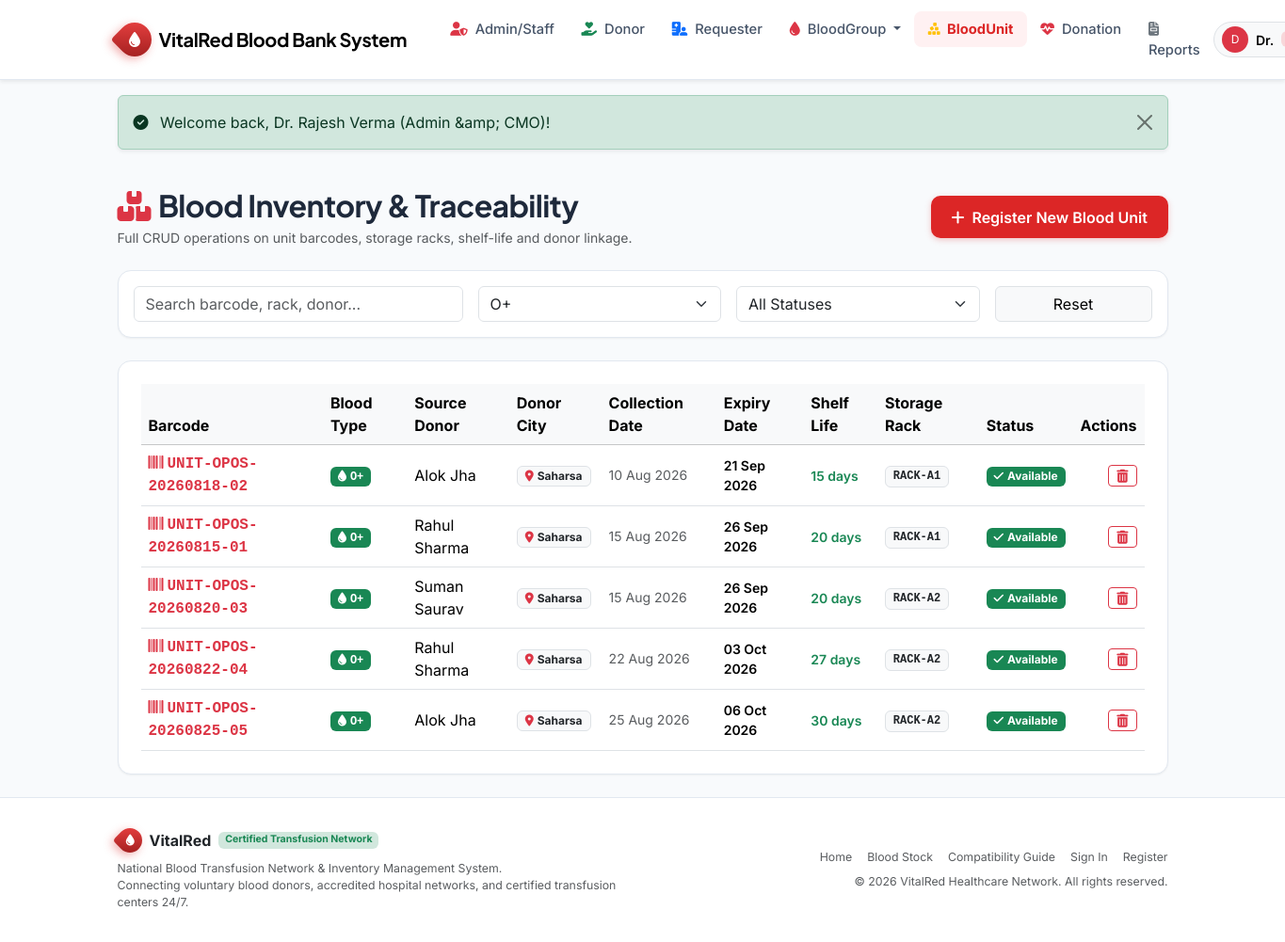
/admin/stock.php?group=7 (signed in), run on the app's committed database.
### tables this page shows
CREATE TABLE blood_units (
    unit_id INT AUTO_INCREMENT PRIMARY KEY,
    unit_barcode VARCHAR(40) NOT NULL UNIQUE,
    donation_id INT NOT NULL,
    blood_group_id INT NOT NULL,
    collection_date DATE NOT NULL,
    expiry_date DATE NOT NULL,
    storage_rack VARCHAR(20) NOT NULL DEFAULT 'RACK-A1',
    status ENUM('available', 'reserved', 'issued', 'expired', 'discarded') NOT NULL DEFAULT 'available',
    issued_request_id INT NULL,
    created_at TIMESTAMP DEFAULT CURRENT_TIMESTAMP,
    CONSTRAINT fk_unit_donation FOREIGN KEY (donation_id) 
        REFERENCES donations (donation_id) ON DELETE RESTRICT ON UPDATE CASCADE,
    CONSTRAINT fk_unit_blood_group FOREIGN KEY (blood_group_id) 
        REFERENCES blood_groups (blood_group_id) ON DELETE RESTRICT ON UPDATE CASCADE,
    CONSTRAINT fk_unit_request FOREIGN KEY (issued_request_id) 
        REFERENCES blood_requests (request_id) ON DELETE SET NULL ON UPDATE CASCADE,
    INDEX idx_unit_status (status),
    INDEX idx_unit_expiry (expiry_date)
);

CREATE TABLE blood_groups (
    blood_group_id INT AUTO_INCREMENT PRIMARY KEY,
    group_name VARCHAR(5) NOT NULL UNIQUE,       
    rh_factor ENUM('Positive', 'Negative') NOT NULL,
    critical_threshold INT NOT NULL DEFAULT 5,   
    description VARCHAR(255) NULL
);

CREATE TABLE donors (
    donor_id INT AUTO_INCREMENT PRIMARY KEY,
    user_id INT NULL UNIQUE,                      
    first_name VARCHAR(60) NOT NULL,
    last_name VARCHAR(60) NOT NULL,
    dob DATE NOT NULL,
    gender ENUM('Male', 'Female', 'Other') NOT NULL,
    blood_group_id INT NOT NULL,
    address_street VARCHAR(180) NOT NULL,
    city VARCHAR(80) NOT NULL,
    state VARCHAR(80) NOT NULL DEFAULT 'Delhi NCR',
    pincode VARCHAR(15) NOT NULL,
    emergency_contact VARCHAR(25) NOT NULL,
    last_donation_date DATE NULL,
    created_at TIMESTAMP DEFAULT CURRENT_TIMESTAMP,
    CONSTRAINT fk_donor_user FOREIGN KEY (user_id) 
        REFERENCES users (user_id) ON DELETE SET NULL ON UPDATE CASCADE,
    CONSTRAINT fk_donor_blood_group FOREIGN KEY (blood_group_id) 
        REFERENCES blood_groups (blood_group_id) ON DELETE RESTRICT ON UPDATE CASCADE,
    INDEX idx_donor_blood_group (blood_group_id),
    INDEX idx_donor_city (city)
);

### config/db.php (called while the page is built, shortened)
<?php
try {
    $dsn = "mysql:host=" . DB_HOST . ";port=" . DB_PORT . ";dbname=" . DB_NAME . ";charset=" . DB_CHARSET;
    $options = [
        PDO::ATTR_ERRMODE            => PDO::ERRMODE_EXCEPTION,
        PDO::ATTR_DEFAULT_FETCH_MODE => PDO::FETCH_ASSOC,
        PDO::ATTR_EMULATE_PREPARES   => false,
    ];
    $pdo = new PDO($dsn, DB_USER, DB_PASS, $options);
} catch (PDOException $e) {
    die("<div style='font-family:sans-serif;padding:30px;background:#fee2e2;color:#991b1b;border-radius:8px;max-width:600px;margin:50px auto;border:1px solid #f87171;'>
        <h2>Database Connection Error</h2>
        <p>Could not connect to MySQL database <strong>" . htmlspecialchars(DB_NAME) . "</strong> on <strong>" . htmlspecialchars(DB_HOST) . "</strong>.</p>
        <p><em>" . htmlspecialchars($e->getMessage()) . "</em></p>
        <hr style='border:0;border-top:1px solid #fca5a5;'>
        <p>If running locally, make sure MySQL is running in XAMPP. If on Render, please configure the database environment variables in your Render dashboard.</p>
    </div>");
}
function get_all_blood_groups($pdo_conn = null) {
    global $pdo;
    $conn = $pdo_conn ?: $pdo;
    $default_groups = [
        ['blood_group_id' => 1, 'group_name' => 'A+',  'rh_factor' => 'Positive', 'critical_threshold' => 6],
        ['blood_group_id' => 2, 'group_name' => 'A-',  'rh_factor' => 'Negative', 'critical_threshold' => 3],
        ['blood_group_id' => 3, 'group_name' => 'B+',  'rh_factor' => 'Positive', 'critical_threshold' => 6],
        ['blood_group_id' => 4, 'group_name' => 'B-',  'rh_factor' => 'Negative', 'critical_threshold' => 3],
        ['blood_group_id' => 5, 'group_name' => 'AB+', 'rh_factor' => 'Positive', 'critical_threshold' => 4],
        ['blood_group_id' => 6, 'group_name' => 'AB-', 'rh_factor' => 'Negative', 'critical_threshold' => 2],
        ['blood_group_id' => 7, 'group_name' => 'O+',  'rh_factor' => 'Positive', 'critical_threshold' => 8],
        ['blood_group_id' => 8, 'group_name' => 'O-',  'rh_factor' => 'Negative', 'critical_threshold' => 4],
    ];
    try {
        $groups = $conn->query("SELECT * FROM blood_groups ORDER BY blood_group_id ASC")->fetchAll();
        if (!empty($groups)) {
            return $groups;
        }
        return $default_groups;
    } catch (Exception $e) {
        return $default_groups;
    }
}

### admin/stock.php (the view, shortened to what this page needs)
<?php
require_once __DIR__ . '/../config/db.php';
require_once __DIR__ . '/../includes/auth_helper.php';
$blood_groups = get_all_blood_groups($pdo);
$filter_group = intval($_GET['group'] ?? 0);
$query = "SELECT bu.*, bg.group_name, bg.rh_factor, d.first_name, d.last_name, d.city, dn.donation_date
          FROM blood_units bu
          JOIN blood_groups bg ON bu.blood_group_id = bg.blood_group_id
          JOIN donations dn ON bu.donation_id = dn.donation_id
          JOIN donors d ON dn.donor_id = d.donor_id
          WHERE 1=1";
$params = [];
if ($filter_group > 0) {
    $query .= " AND bu.blood_group_id = ?";
    $params[] = $filter_group;
}
$query .= " ORDER BY bu.expiry_date ASC";
$stmt = $pdo->prepare($query);
$stmt->execute($params);
$units = $stmt->fetchAll();
$blood_groups = $pdo->query("SELECT * FROM blood_groups ORDER BY group_name ASC")->fetchAll();
require_once __DIR__ . '/../includes/header.php';
?>
<div class="container py-4">
    <div class="d-flex flex-wrap justify-content-between align-items-center mb-4 gap-3">
        <div>
            <h2 class="fw-bold mb-1"><i class="fa-solid fa-boxes-stacked text-danger me-2"></i>Blood Inventory &amp; Traceability</h2>
            <p class="text-muted small mb-0">Full CRUD operations on unit barcodes, storage racks, shelf-life and donor linkage.</p>
        </div>
        <button class="btn btn-vitalred" data-bs-toggle="modal" data-bs-target="#addUnitModal">
            <i class="fa-solid fa-plus me-1"></i> Register New Blood Unit
        </button>
    </div>
    <div class="vr-card p-3 mb-4">
        <form method="GET" class="row g-3 align-items-center">
            <div class="col-md-4">
                <input type="text" id="tableSearchInput" class="form-control" placeholder="Search barcode, rack, donor...">
            </div>
            <div class="col-md-3">
                <select name="group" class="form-select" onchange="this.form.submit()">
                    <?php foreach ($blood_groups as $bg): ?>
                        <option value="<?= $bg['blood_group_id'] ?>" <?= $filter_group == $bg['blood_group_id'] ? 'selected' : '' ?>>
                            <?= e($bg['group_name']) ?>
                        </option>
                    <?php endforeach; ?>
                </select>
            </div>
            <div class="col-md-3">
                <select name="status" class="form-select" onchange="this.form.submit()">
                    <option value="">All Statuses</option>
                </select>
            </div>
            <div class="col-md-2 text-end">
                <a href="<?= BASE_URL ?>admin/stock.php" class="btn btn-light border w-100">Reset</a>
            </div>
        </form>
    </div>
    <div class="vr-card p-4">
        <div class="table-responsive">
            <table class="table table-hover align-middle mb-0" id="stockTable">
                <thead class="table-light">
                    <tr>
                        <th>Barcode</th>
                        <th>Blood Type</th>
                        <th>Source Donor</th>
                        <th>Donor City</th>
                        <th>Collection Date</th>
                        <th>Expiry Date</th>
                        <th>Shelf Life</th>
                        <th>Storage Rack</th>
                        <th>Status</th>
                        <th class="text-end">Actions</th>
                    </tr>
                </thead>
                <tbody>
                    <?php if (empty($units)): ?>
                        <tr><td colspan="10" class="text-center py-4 text-muted">No blood units match the chosen filter.</td></tr>
                    <?php else: ?>
                        <?php foreach ($units as $u): ?>
                            <?php
                                $days_left = (new DateTime())->diff(new DateTime($u['expiry_date']))->days;
                                $is_expired = new DateTime($u['expiry_date']) < new DateTime();
                            ?>
                            <tr>
                                <td class="font-monospace fw-bold text-danger">
                                    <i class="fa-solid fa-barcode me-1"></i><?= e($u['unit_barcode']) ?>
                                </td>
                                <td><?= get_blood_badge($u['group_name']) ?></td>
                                <td><?= e($u['first_name'] . ' ' . $u['last_name']) ?></td>
                                <td>
                                    <span class="badge bg-light text-dark border px-2 py-1">
                                        <i class="fa-solid fa-location-dot text-danger me-1"></i><?= e($u['city']) ?>
                                    </span>
                                </td>
                                <td class="small text-muted"><?= format_date($u['collection_date']) ?></td>
                                <td class="small fw-semibold <?= $is_expired ? 'text-danger' : '' ?>">
                                    <?= format_date($u['expiry_date']) ?>
                                </td>
                                <td>
                                    <?php if ($is_expired): ?>
                                        <span class="badge bg-danger">Expired</span>
                                    <?php elseif ($days_left <= 7): ?>
                                        <span class="badge bg-warning text-dark"><?= $days_left ?> days left</span>
                                    <?php else: ?>
                                        <span class="text-success small fw-semibold"><?= $days_left ?> days</span>
                                    <?php endif; ?>
                                </td>
                                <td><span class="badge bg-light text-dark border font-monospace"><?= e($u['storage_rack']) ?></span></td>
                                <td><?= get_status_badge($u['status']) ?></td>
                                <td class="text-end">
                                    <?php if ($u['status'] === 'available'): ?>
                                        <form method="POST" class="d-inline" onsubmit="return confirm('Mark this blood unit as discarded?');">
                                            <button type="submit" class="btn btn-outline-danger btn-sm py-0 px-2" title="Discard Unit">
                                                <i class="fa-solid fa-trash-can"></i>
                                            </button>
                                        </form>
                                    <?php else: ?>
                                        <span class="text-muted small">—</span>
                                    <?php endif; ?>
                                </td>
                            </tr>
                        <?php endforeach; ?>
                    <?php endif; ?>
                </tbody>
            </table>
        </div>
    </div>
</div>
<?php require_once __DIR__ . '/../includes/footer.php'; ?>

### includes/auth_helper.php (shortened to what this page needs)
<?php
require_once __DIR__ . '/../config/db.php';
function e($string) {
    return htmlspecialchars((string)($string ?? ''), ENT_QUOTES, 'UTF-8');
}
function format_date(?string $date, string $format = 'd M Y'): string {
    try {
        $dt = new DateTime($date);
        return $dt->format($format);
    } catch (Exception $e) {
        return $date;
    }
}
function get_blood_badge(string $group): string {
    $colors = [
        'A+' => 'bg-danger text-white',
        'A-' => 'bg-danger text-white',
        'B+' => 'bg-primary text-white',
        'B-' => 'bg-info text-dark',
        'AB+' => 'bg-purple text-white',
        'AB-' => 'bg-dark text-white',
        'O+' => 'bg-success text-white',
        'O-' => 'bg-warning text-dark'
    ];
    $cls = $colors[$group] ?? 'bg-secondary text-white';
    return '<span class="badge ' . $cls . ' px-2 py-1 font-monospace"><i class="fa-solid fa-droplet me-1"></i>' . e($group) . '</span>';
}
function get_status_badge(string $status): string {
    switch (strtolower($status)) {
        case 'available':
            return '<span class="badge bg-success"><i class="fa-solid fa-check me-1"></i>Available</span>';
    }
}

### assets/css/style.css (style rules this page uses)
:root { --primary-red: #dc2626; --primary-red-hover: #b91c1c; --primary-red-dark: #991b1b; --primary-red-light: #fee2e2; --primary-red-ultra-light: #fff1f2; --accent-emerald: #059669; --accent-blue: #2563eb; --accent-purple: #7c3aed; --dark-slate: #0f172a; --card-slate: #1e293b; --border-color: #e2e8f0; --body-bg: #f8fafc; --text-main: #1e293b; --text-muted: #64748b; --font-heading: 'Plus Jakarta Sans', system-ui, -apple-system, sans-serif; --font-body: 'Inter', system-ui, -apple-system, sans-serif; --shadow-sm: 0 1px 2px 0 rgb(0 0 0 / 0.05); --shadow-md: 0 4px 6px -1px rgb(0 0 0 / 0.08), 0 2px 4px -2px rgb(0 0 0 / 0.05); --shadow-lg: 0 10px 15px -3px rgb(0 0 0 / 0.08), 0 4px 6px -4px rgb(0 0 0 / 0.04); --shadow-xl: 0 20px 25px -5px rgb(0 0 0 / 0.1), 0 8px 10px -6px rgb(0 0 0 / 0.05); }
body { font-family: var(--font-body); background-color: var(--body-bg); color: var(--text-main); min-height: 100vh; display: flex; flex-direction: column; }
h1, h2, h3, h4, h5, h6, .navbar-brand { font-family: var(--font-heading); font-weight: 700; letter-spacing: -0.02em; }
.vr-card { background: #ffffff; border: 1px solid var(--border-color); border-radius: 14px; box-shadow: var(--shadow-sm); transition: transform 0.2s ease, box-shadow 0.2s ease; overflow: hidden; }
.btn-vitalred { background-color: var(--primary-red); color: #ffffff; font-weight: 600; border: none; border-radius: 10px; padding: 0.65rem 1.35rem; box-shadow: 0 2px 6px rgba(220, 38, 38, 0.25); transition: all 0.2s ease; }

### data on the page
blood_units: unit_barcode "UNIT-OPOS-20260818-02", blood_group.group_name "O+", donors.first_name+last_name "Alok Jha", donors.city "Saharsa", collection_date "10 Aug 2026", expiry_date "21 Sep 2026", storage_rack "RACK-A1", status "available" (drawn)
blood_units: unit_barcode "UNIT-OPOS-20260815-01", blood_group.group_name "O+", donors.first_name+last_name "Rahul Sharma", donors.city "Saharsa", collection_date "15 Aug 2026", expiry_date "26 Sep 2026", storage_rack "RACK-A1", status "available" (drawn)
blood_units: unit_barcode "UNIT-OPOS-20260820-03", blood_group.group_name "O+", donors.first_name+last_name "Suman Saurav", donors.city "Saharsa", collection_date "15 Aug 2026", expiry_date "26 Sep 2026", storage_rack "RACK-A2", status "available" (drawn)
blood_units: unit_barcode "UNIT-OPOS-20260822-04", blood_group.group_name "O+", donors.first_name+last_name "Rahul Sharma", donors.city "Saharsa", collection_date "22 Aug 2026", expiry_date "03 Oct 2026", storage_rack "RACK-A2", status "available" (drawn)
blood_units: unit_barcode "UNIT-OPOS-20260825-05", blood_group.group_name "O+", donors.first_name+last_name "Alok Jha", donors.city "Saharsa", collection_date "25 Aug 2026", expiry_date "06 Oct 2026", storage_rack "RACK-A2", status "available" (drawn)

### other printed values
substr($current_user['full_name'], 0, 1) "D"
explode(' ', $current_user['full_name'])[0] "Dr."
$flash['message'] "Welcome back, Dr. Rajesh Verma (Admin &amp; CMO)!"
form field group "O+"
